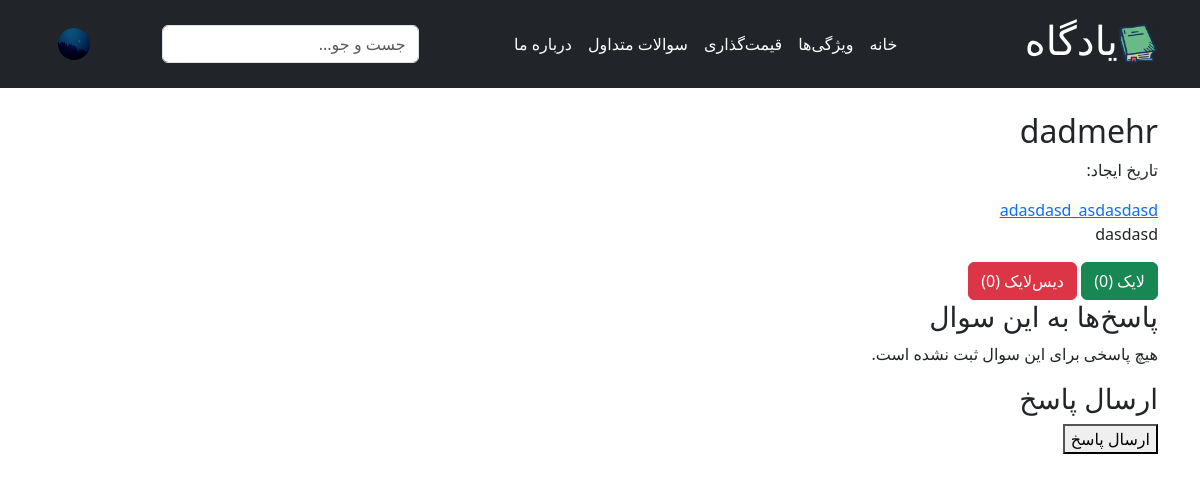
The app's page /question/2/ (signed in), older data.
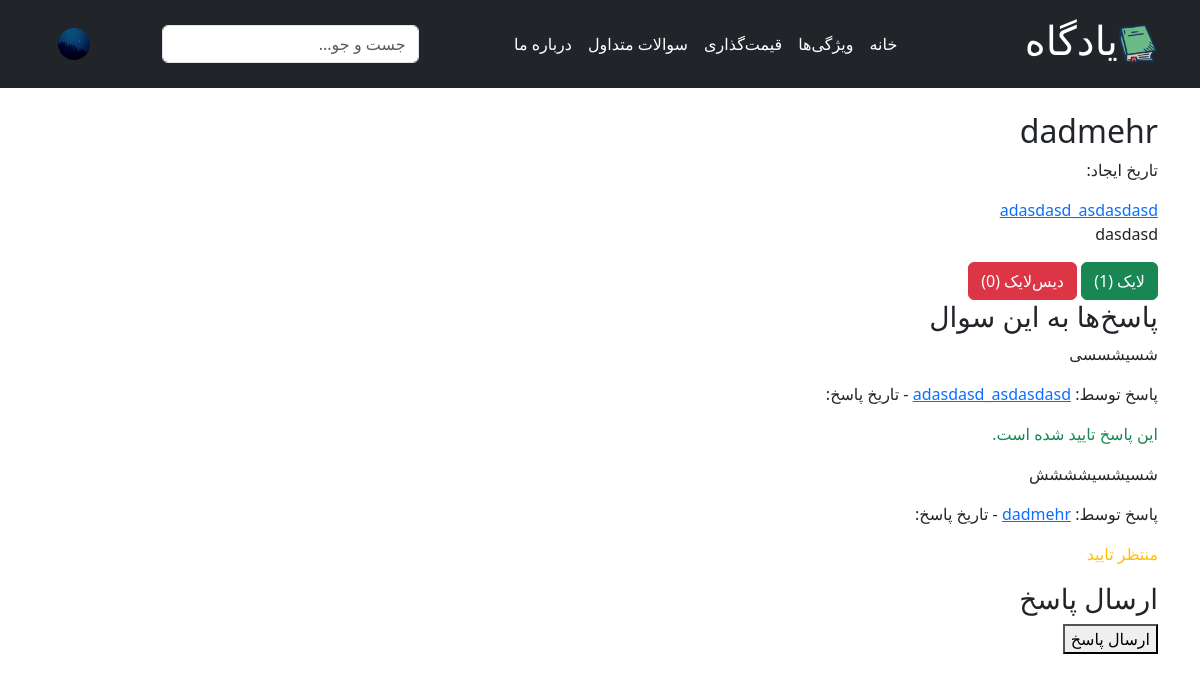
The same page, newer data.
### home/models.py (models this page shows, shortened)
class Question(models.Model):
    title = models.CharField(max_length=255)
    content = models.TextField()
    created_at = models.DateTimeField(auto_now_add=True)
    user = models.ForeignKey(User, on_delete=models.SET_NULL, null=True, blank=True)
    likes_count = models.ManyToManyField(
        User, related_name="liked_questions", blank=True
    )
    dislikes_count = models.ManyToManyField(
        User, related_name="disliked_questions", blank=True
    )

class Reply(models.Model):
    content = models.TextField()
    question = models.ForeignKey(
        "Question", related_name="replies", on_delete=models.CASCADE
    )
    user = models.ForeignKey(
        "auth.User", on_delete=models.SET_NULL, null=True, blank=True
    )
    created_at = models.DateTimeField(auto_now_add=True)
    is_approved = models.BooleanField(default=False)

### home/views.py (the view)
# urls.py: path("question/<int:question_id>/", question_detail, name="question_detail"),
def question_detail(request, question_id):
    question = get_object_or_404(Question, id=question_id)
    likes_count = question.likes_count.count()
    dislikes_count = question.dislikes_count.count()
    user_liked = (
        request.user in question.likes_count.all()
        if request.user.is_authenticated
        else False
    )
    user_disliked = (
        request.user in question.dislikes_count.all()
        if request.user.is_authenticated
        else False
    )
    return render(
        request,
        "question_detail.html",
        {
            "question": question,
            "likes_count": likes_count,
            "dislikes_count": dislikes_count,
            "user_liked": user_liked,
            "user_disliked": user_disliked,
        },
    )

### home/templatetags/custom_filters.py (called while the page is built)
@register.filter
def jalali_date(value):
    if value:
        return jdatetime.date.fromgregorian(date=value).strftime("%d %B")
    return value

### home/templates/question_detail.html (shortened to what this page needs)
{% extends 'base.html' %}
{% load custom_filters %}
{% block content %}
<div class="question-detail-container">
    <div class="question-header">
        <h2>{{ question.title }}</h2>
        <p class="question-meta">تاریخ ایجاد: {{ question.created_at|jalali_date }}</p>
        {% if question.user and question.user.username %}
            <a href="{% url 'user_profile' question.user.username %}">{{ question.user.username }}</a>
        {% else %}
            <span>کاربر ناشناس</span>
        {% endif %}
    </div>
    <div class="question-content">
        <p>{{ question.content }}</p>
    </div>
    <div class="question-reactions">
        <button id="like-button" class="btn btn-success" onclick="toggleReaction('like')">
            لایک ({{ likes_count }})
        </button>
        <button id="dislike-button" class="btn btn-danger" onclick="toggleReaction('dislike')">
            دیس‌لایک ({{ dislikes_count }})
        </button>
    </div>
    <div class="replies-section">
        <h3>پاسخ‌ها به این سوال</h3>
        {% if question.replies.all %}
            <div>
                {% for reply in question.replies.all %}
                    <div class="reply-item">
                        <p>{{ reply.content }}</p>
                        <p class="reply-meta">
                            پاسخ توسط:
                            {% if reply.user %}
                                <a href="{% url 'user_profile' reply.user.username %}">{{ reply.user.username }}</a>
                            {% else %}
                                کاربر ناشناس
                            {% endif %}
                            - تاریخ پاسخ: {{ reply.created_at|jalali_date }}
                        </p>
                        <p class="reply-status">
                            {% if reply.is_approved %}
                                <span class="text-success">این پاسخ تایید شده است.</span>
                            {% else %}
                                <span class="text-warning">منتظر تایید</span>
                            {% endif %}
                        </p>
                    </div>
                {% endfor %}
            </div>
        {% else %}
            <p>هیچ پاسخی برای این سوال ثبت نشده است.</p>
        {% endif %}
    </div>
    {% if user.is_authenticated %}
        <div class="reply-form">
            <h3>ارسال پاسخ</h3>
            <form method="POST">
                <button type="submit">ارسال پاسخ</button>
            </form>
        </div>
    {% else %}
        <div class="login-notice">
            <p>برای ارسال پاسخ باید <a href="{% url 'login' %}">وارد حساب کاربری خود</a> شوید.</p>
        </div>
    {% endif %}
</div>
{% endblock %}

### home/templates/base.html (shortened to what this page needs)
<!DOCTYPE html>
<html lang="fa">
<head>
    {% load static %}
    {% load bootstrap5 %}
    {% bootstrap_css %}
</head>
<body dir="rtl">
    <header class="p-3 bg-dark text-white">
        <div class="container">
            <div class="d-flex flex-wrap align-items-center justify-content-between">
                <a href="/" class="d-flex align-items-center mb-2 mb-lg-0 text-white text-decoration-none">
                    <img src="{% static 'favicon.ico' %}" alt="یادگاه لوگو" width="40" height="40">
                    <h1 class="ms-2">یادگاه</h1>
                </a>
                <ul class="nav col-12 col-lg-auto mb-2 mb-lg-0 justify-content-center">
                    <li><a href="#" class="nav-link px-2 text-white">خانه</a></li>
                    <li><a href="#" class="nav-link px-2 text-white">ویژگی‌ها</a></li>
                    <li><a href="#" class="nav-link px-2 text-white">قیمت‌گذاری</a></li>
                    <li><a href="#" class="nav-link px-2 text-white">سوالات متداول</a></li>
                    <li><a href="#" class="nav-link px-2 text-white">درباره ما</a></li>
                </ul>
                <form class="col-12 col-lg-auto mb-3 mb-lg-0 me-lg-3">
                    <input type="search" class="form-control form-control-dark" placeholder="جست و جو..." aria-label="جست و جو">
                </form>
                <div class="text-end">
                    {% if user.is_authenticated %}
                        <a href="#" class="d-block link-dark text-decoration-none dropdown-toggle" id="dropdownUser1" data-bs-toggle="dropdown" aria-expanded="false">
                            {% if user.userprofile.avatar %}
                                <img src="{{ user.userprofile.avatar.url }}" alt="{{ user.username }}'s avatar" width="32" height="32" class="rounded-circle">
                            {% else %}
                                <img src="{% static 'profile_picture.jpg' %}" alt="default avatar" width="32" height="32" class="rounded-circle">
                            {% endif %}
                        </a>
                    {% else %}
                        <a href="{% url 'login' %}" class="btn btn-outline-light me-2">ورود</a>
                        <a href="{% url 'signup' %}" class="btn btn-warning">ثبت‌نام</a>
                    {% endif %}
                </div>
            </div>
        </div>
    </header>
    <div class="container my-4">
        {% block content %}
        {% endblock %}
    </div>
</body>
</html>

Row changes from the older to the newer data that the page shows:
added Reply: content "شسیشسسی", user.username "adasdasd_asdasdasd", is_approved "این پاسخ تایید شده است."
added Reply: content "شسیشسیشششش", user.username "dadmehr", is_approved "منتظر تایید"
Text that changed along with them:
{{ likes_count }}: "0" → "1"
text no longer shown: "هیچ پاسخی برای این سوال ثبت نشده است."
